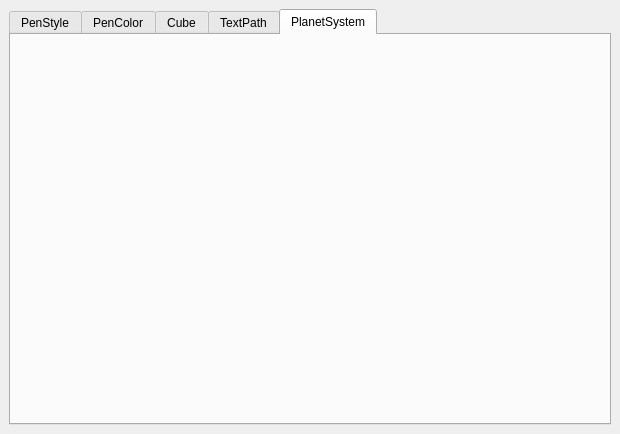
<?xml version="1.0" encoding="UTF-8"?>
<ui version="4.0">
 <class>MainWindow</class>
 <widget class="QMainWindow" name="MainWindow">
  <property name="geometry">
   <rect>
    <x>0</x>
    <y>0</y>
    <width>620</width>
    <height>434</height>
   </rect>
  </property>
  <property name="windowTitle">
   <string>MainWindow</string>
  </property>
  <widget class="QWidget" name="centralwidget">
   <layout class="QVBoxLayout" name="verticalLayout">
    <item>
     <widget class="QTabWidget" name="tabWidget">
      <property name="currentIndex">
       <number>4</number>
      </property>
      <widget class="MyPenStyle" name="tabPenStyle">
       <attribute name="title">
        <string>PenStyle</string>
       </attribute>
      </widget>
      <widget class="MyPenColor" name="tabPenColor">
       <attribute name="title">
        <string>PenColor</string>
       </attribute>
      </widget>
      <widget class="MyCube" name="tabCube">
       <attribute name="title">
        <string>Cube</string>
       </attribute>
      </widget>
      <widget class="MyTextPath" name="tabTextPath">
       <attribute name="title">
        <string>TextPath</string>
       </attribute>
      </widget>
      <widget class="MyPlanetSystem" name="tabPlanetSystem">
       <attribute name="title">
        <string>PlanetSystem</string>
       </attribute>
      </widget>
     </widget>
    </item>
   </layout>
  </widget>
 </widget>
 <customwidgets>
  <customwidget>
   <class>MyPenStyle</class>
   <extends>QWidget</extends>
   <header>MyPenStyle.h</header>
   <container>1</container>
  </customwidget>
  <customwidget>
   <class>MyPenColor</class>
   <extends>QWidget</extends>
   <header>MyPenColor.h</header>
   <container>1</container>
  </customwidget>
  <customwidget>
   <class>MyCube</class>
   <extends>QWidget</extends>
   <header>MyCube.h</header>
   <container>1</container>
  </customwidget>
  <customwidget>
   <class>MyTextPath</class>
   <extends>QWidget</extends>
   <header>MyTextPath.h</header>
   <container>1</container>
  </customwidget>
  <customwidget>
   <class>MyPlanetSystem</class>
   <extends>QWidget</extends>
   <header>MyPlanetSystem.h</header>
   <container>1</container>
  </customwidget>
 </customwidgets>
 <resources/>
 <connections/>
</ui>
